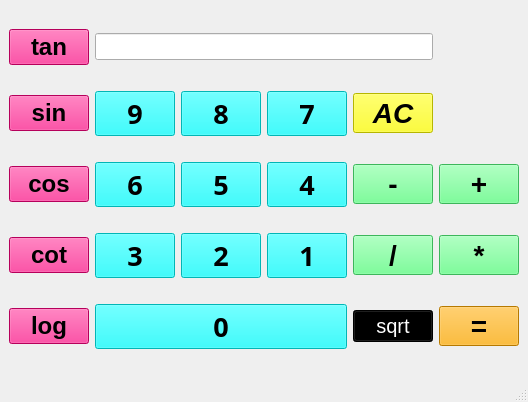
<?xml version="1.0" encoding="UTF-8"?>
<ui version="4.0">
 <class>MainWindow</class>
 <widget class="QMainWindow" name="MainWindow">
  <property name="geometry">
   <rect>
    <x>0</x>
    <y>0</y>
    <width>498</width>
    <height>402</height>
   </rect>
  </property>
  <property name="palette">
   <palette>
    <active>
     <colorrole role="Button">
      <brush brushstyle="SolidPattern">
       <color alpha="255">
        <red>246</red>
        <green>249</green>
        <blue>72</blue>
       </color>
      </brush>
     </colorrole>
    </active>
    <inactive>
     <colorrole role="Button">
      <brush brushstyle="SolidPattern">
       <color alpha="255">
        <red>240</red>
        <green>240</green>
        <blue>240</blue>
       </color>
      </brush>
     </colorrole>
    </inactive>
    <disabled>
     <colorrole role="Button">
      <brush brushstyle="SolidPattern">
       <color alpha="255">
        <red>246</red>
        <green>249</green>
        <blue>72</blue>
       </color>
      </brush>
     </colorrole>
    </disabled>
   </palette>
  </property>
  <property name="font">
   <font>
    <pointsize>12</pointsize>
    <bold>true</bold>
   </font>
  </property>
  <property name="windowTitle">
   <string>MainWindow</string>
  </property>
  <widget class="QWidget" name="centralwidget">
   <layout class="QGridLayout" name="gridLayout">
    <item row="2" column="0">
     <widget class="QPushButton" name="pucos">
      <property name="font">
       <font>
        <family>Segoe UI</family>
        <pointsize>18</pointsize>
        <italic>false</italic>
        <bold>true</bold>
       </font>
      </property>
      <property name="styleSheet">
       <string notr="true">background-color: rgb(255, 0, 127);
font: 20pt &quot;Segoe UI&quot;;
font: 700 18pt &quot;Segoe UI&quot;;
</string>
      </property>
      <property name="text">
       <string>cos</string>
      </property>
     </widget>
    </item>
    <item row="3" column="5">
     <widget class="QPushButton" name="pumulti">
      <property name="palette">
       <palette>
        <active>
         <colorrole role="Button">
          <brush brushstyle="SolidPattern">
           <color alpha="255">
            <red>85</red>
            <green>255</green>
            <blue>127</blue>
           </color>
          </brush>
         </colorrole>
         <colorrole role="Text">
          <brush brushstyle="SolidPattern">
           <color alpha="255">
            <red>85</red>
            <green>255</green>
            <blue>255</blue>
           </color>
          </brush>
         </colorrole>
         <colorrole role="Base">
          <brush brushstyle="SolidPattern">
           <color alpha="255">
            <red>85</red>
            <green>255</green>
            <blue>127</blue>
           </color>
          </brush>
         </colorrole>
         <colorrole role="Window">
          <brush brushstyle="SolidPattern">
           <color alpha="255">
            <red>85</red>
            <green>255</green>
            <blue>127</blue>
           </color>
          </brush>
         </colorrole>
        </active>
        <inactive>
         <colorrole role="Button">
          <brush brushstyle="SolidPattern">
           <color alpha="255">
            <red>85</red>
            <green>255</green>
            <blue>127</blue>
           </color>
          </brush>
         </colorrole>
         <colorrole role="Text">
          <brush brushstyle="SolidPattern">
           <color alpha="255">
            <red>0</red>
            <green>0</green>
            <blue>0</blue>
           </color>
          </brush>
         </colorrole>
         <colorrole role="Base">
          <brush brushstyle="SolidPattern">
           <color alpha="255">
            <red>85</red>
            <green>255</green>
            <blue>127</blue>
           </color>
          </brush>
         </colorrole>
         <colorrole role="Window">
          <brush brushstyle="SolidPattern">
           <color alpha="255">
            <red>85</red>
            <green>255</green>
            <blue>127</blue>
           </color>
          </brush>
         </colorrole>
        </inactive>
        <disabled>
         <colorrole role="Button">
          <brush brushstyle="SolidPattern">
           <color alpha="255">
            <red>85</red>
            <green>255</green>
            <blue>127</blue>
           </color>
          </brush>
         </colorrole>
         <colorrole role="Text">
          <brush brushstyle="SolidPattern">
           <color alpha="255">
            <red>120</red>
            <green>120</green>
            <blue>120</blue>
           </color>
          </brush>
         </colorrole>
         <colorrole role="Base">
          <brush brushstyle="SolidPattern">
           <color alpha="255">
            <red>85</red>
            <green>255</green>
            <blue>127</blue>
           </color>
          </brush>
         </colorrole>
         <colorrole role="Window">
          <brush brushstyle="SolidPattern">
           <color alpha="255">
            <red>85</red>
            <green>255</green>
            <blue>127</blue>
           </color>
          </brush>
         </colorrole>
        </disabled>
       </palette>
      </property>
      <property name="font">
       <font>
        <pointsize>21</pointsize>
        <bold>true</bold>
       </font>
      </property>
      <property name="styleSheet">
       <string notr="true">background-color: rgb(85, 255, 127);</string>
      </property>
      <property name="text">
       <string>*</string>
      </property>
     </widget>
    </item>
    <item row="1" column="3">
     <widget class="QPushButton" name="pu7">
      <property name="font">
       <font>
        <family>Script MT Bold</family>
        <pointsize>20</pointsize>
        <italic>false</italic>
        <bold>true</bold>
       </font>
      </property>
      <property name="styleSheet">
       <string notr="true">background-color: rgb(0, 255, 255);
font: 700 20pt &quot;Script MT Bold&quot;;</string>
      </property>
      <property name="text">
       <string>7</string>
      </property>
     </widget>
    </item>
    <item row="3" column="0">
     <widget class="QPushButton" name="pucot">
      <property name="font">
       <font>
        <family>Segoe UI</family>
        <pointsize>18</pointsize>
        <italic>false</italic>
        <bold>true</bold>
       </font>
      </property>
      <property name="styleSheet">
       <string notr="true">background-color: rgb(255, 0, 127);
font: 20pt &quot;Segoe UI&quot;;
font: 700 18pt &quot;Segoe UI&quot;;
</string>
      </property>
      <property name="text">
       <string>cot</string>
      </property>
     </widget>
    </item>
    <item row="2" column="5">
     <widget class="QPushButton" name="pusum">
      <property name="palette">
       <palette>
        <active>
         <colorrole role="Button">
          <brush brushstyle="SolidPattern">
           <color alpha="255">
            <red>85</red>
            <green>255</green>
            <blue>127</blue>
           </color>
          </brush>
         </colorrole>
         <colorrole role="Text">
          <brush brushstyle="SolidPattern">
           <color alpha="255">
            <red>85</red>
            <green>255</green>
            <blue>255</blue>
           </color>
          </brush>
         </colorrole>
         <colorrole role="Base">
          <brush brushstyle="SolidPattern">
           <color alpha="255">
            <red>85</red>
            <green>255</green>
            <blue>127</blue>
           </color>
          </brush>
         </colorrole>
         <colorrole role="Window">
          <brush brushstyle="SolidPattern">
           <color alpha="255">
            <red>85</red>
            <green>255</green>
            <blue>127</blue>
           </color>
          </brush>
         </colorrole>
        </active>
        <inactive>
         <colorrole role="Button">
          <brush brushstyle="SolidPattern">
           <color alpha="255">
            <red>85</red>
            <green>255</green>
            <blue>127</blue>
           </color>
          </brush>
         </colorrole>
         <colorrole role="Text">
          <brush brushstyle="SolidPattern">
           <color alpha="255">
            <red>0</red>
            <green>0</green>
            <blue>0</blue>
           </color>
          </brush>
         </colorrole>
         <colorrole role="Base">
          <brush brushstyle="SolidPattern">
           <color alpha="255">
            <red>85</red>
            <green>255</green>
            <blue>127</blue>
           </color>
          </brush>
         </colorrole>
         <colorrole role="Window">
          <brush brushstyle="SolidPattern">
           <color alpha="255">
            <red>85</red>
            <green>255</green>
            <blue>127</blue>
           </color>
          </brush>
         </colorrole>
        </inactive>
        <disabled>
         <colorrole role="Button">
          <brush brushstyle="SolidPattern">
           <color alpha="255">
            <red>85</red>
            <green>255</green>
            <blue>127</blue>
           </color>
          </brush>
         </colorrole>
         <colorrole role="Text">
          <brush brushstyle="SolidPattern">
           <color alpha="255">
            <red>120</red>
            <green>120</green>
            <blue>120</blue>
           </color>
          </brush>
         </colorrole>
         <colorrole role="Base">
          <brush brushstyle="SolidPattern">
           <color alpha="255">
            <red>85</red>
            <green>255</green>
            <blue>127</blue>
           </color>
          </brush>
         </colorrole>
         <colorrole role="Window">
          <brush brushstyle="SolidPattern">
           <color alpha="255">
            <red>85</red>
            <green>255</green>
            <blue>127</blue>
           </color>
          </brush>
         </colorrole>
        </disabled>
       </palette>
      </property>
      <property name="font">
       <font>
        <pointsize>21</pointsize>
        <bold>true</bold>
       </font>
      </property>
      <property name="styleSheet">
       <string notr="true">background-color: rgb(85, 255, 127);</string>
      </property>
      <property name="text">
       <string>+</string>
      </property>
     </widget>
    </item>
    <item row="1" column="2">
     <widget class="QPushButton" name="pu8">
      <property name="font">
       <font>
        <family>Script MT Bold</family>
        <pointsize>20</pointsize>
        <italic>false</italic>
        <bold>true</bold>
       </font>
      </property>
      <property name="styleSheet">
       <string notr="true">background-color: rgb(0, 255, 255);
font: 700 20pt &quot;Script MT Bold&quot;;</string>
      </property>
      <property name="text">
       <string>8</string>
      </property>
     </widget>
    </item>
    <item row="0" column="0">
     <widget class="QPushButton" name="putan">
      <property name="font">
       <font>
        <family>Segoe UI</family>
        <pointsize>18</pointsize>
        <italic>false</italic>
        <bold>true</bold>
       </font>
      </property>
      <property name="styleSheet">
       <string notr="true">background-color: rgb(255, 0, 127);
font: 20pt &quot;Segoe UI&quot;;
font: 700 18pt &quot;Segoe UI&quot;;
</string>
      </property>
      <property name="text">
       <string>tan</string>
      </property>
     </widget>
    </item>
    <item row="4" column="4">
     <widget class="QPushButton" name="pusqrt">
      <property name="font">
       <font>
        <pointsize>15</pointsize>
        <bold>false</bold>
       </font>
      </property>
      <property name="styleSheet">
       <string notr="true">background-color: rgb(0, 0, 0);
color: rgb(255, 255, 255);</string>
      </property>
      <property name="text">
       <string>sqrt</string>
      </property>
     </widget>
    </item>
    <item row="1" column="0">
     <widget class="QPushButton" name="pusin">
      <property name="font">
       <font>
        <family>Segoe UI</family>
        <pointsize>18</pointsize>
        <italic>false</italic>
        <bold>true</bold>
       </font>
      </property>
      <property name="styleSheet">
       <string notr="true">background-color: rgb(255, 0, 127);
font: 20pt &quot;Segoe UI&quot;;
font: 700 18pt &quot;Segoe UI&quot;;
</string>
      </property>
      <property name="text">
       <string>sin</string>
      </property>
     </widget>
    </item>
    <item row="2" column="1">
     <widget class="QPushButton" name="pu6">
      <property name="font">
       <font>
        <family>Script MT Bold</family>
        <pointsize>20</pointsize>
        <italic>false</italic>
        <bold>true</bold>
       </font>
      </property>
      <property name="styleSheet">
       <string notr="true">background-color: rgb(0, 255, 255);
font: 700 20pt &quot;Script MT Bold&quot;;</string>
      </property>
      <property name="text">
       <string>6</string>
      </property>
     </widget>
    </item>
    <item row="2" column="4">
     <widget class="QPushButton" name="pusub">
      <property name="palette">
       <palette>
        <active>
         <colorrole role="Button">
          <brush brushstyle="SolidPattern">
           <color alpha="255">
            <red>85</red>
            <green>255</green>
            <blue>127</blue>
           </color>
          </brush>
         </colorrole>
         <colorrole role="Text">
          <brush brushstyle="SolidPattern">
           <color alpha="255">
            <red>85</red>
            <green>255</green>
            <blue>255</blue>
           </color>
          </brush>
         </colorrole>
         <colorrole role="Base">
          <brush brushstyle="SolidPattern">
           <color alpha="255">
            <red>85</red>
            <green>255</green>
            <blue>127</blue>
           </color>
          </brush>
         </colorrole>
         <colorrole role="Window">
          <brush brushstyle="SolidPattern">
           <color alpha="255">
            <red>85</red>
            <green>255</green>
            <blue>127</blue>
           </color>
          </brush>
         </colorrole>
        </active>
        <inactive>
         <colorrole role="Button">
          <brush brushstyle="SolidPattern">
           <color alpha="255">
            <red>85</red>
            <green>255</green>
            <blue>127</blue>
           </color>
          </brush>
         </colorrole>
         <colorrole role="Text">
          <brush brushstyle="SolidPattern">
           <color alpha="255">
            <red>0</red>
            <green>0</green>
            <blue>0</blue>
           </color>
          </brush>
         </colorrole>
         <colorrole role="Base">
          <brush brushstyle="SolidPattern">
           <color alpha="255">
            <red>85</red>
            <green>255</green>
            <blue>127</blue>
           </color>
          </brush>
         </colorrole>
         <colorrole role="Window">
          <brush brushstyle="SolidPattern">
           <color alpha="255">
            <red>85</red>
            <green>255</green>
            <blue>127</blue>
           </color>
          </brush>
         </colorrole>
        </inactive>
        <disabled>
         <colorrole role="Button">
          <brush brushstyle="SolidPattern">
           <color alpha="255">
            <red>85</red>
            <green>255</green>
            <blue>127</blue>
           </color>
          </brush>
         </colorrole>
         <colorrole role="Text">
          <brush brushstyle="SolidPattern">
           <color alpha="255">
            <red>120</red>
            <green>120</green>
            <blue>120</blue>
           </color>
          </brush>
         </colorrole>
         <colorrole role="Base">
          <brush brushstyle="SolidPattern">
           <color alpha="255">
            <red>85</red>
            <green>255</green>
            <blue>127</blue>
           </color>
          </brush>
         </colorrole>
         <colorrole role="Window">
          <brush brushstyle="SolidPattern">
           <color alpha="255">
            <red>85</red>
            <green>255</green>
            <blue>127</blue>
           </color>
          </brush>
         </colorrole>
        </disabled>
       </palette>
      </property>
      <property name="font">
       <font>
        <pointsize>21</pointsize>
        <bold>true</bold>
       </font>
      </property>
      <property name="styleSheet">
       <string notr="true">background-color: rgb(85, 255, 127);</string>
      </property>
      <property name="text">
       <string>-</string>
      </property>
     </widget>
    </item>
    <item row="2" column="2">
     <widget class="QPushButton" name="pu5">
      <property name="font">
       <font>
        <family>Script MT Bold</family>
        <pointsize>20</pointsize>
        <italic>false</italic>
        <bold>true</bold>
       </font>
      </property>
      <property name="styleSheet">
       <string notr="true">background-color: rgb(0, 255, 255);
font: 700 20pt &quot;Script MT Bold&quot;;</string>
      </property>
      <property name="text">
       <string>5</string>
      </property>
     </widget>
    </item>
    <item row="4" column="0">
     <widget class="QPushButton" name="pulog">
      <property name="font">
       <font>
        <family>Segoe UI</family>
        <pointsize>18</pointsize>
        <italic>false</italic>
        <bold>true</bold>
       </font>
      </property>
      <property name="styleSheet">
       <string notr="true">background-color: rgb(255, 0, 127);
font: 20pt &quot;Segoe UI&quot;;
font: 700 18pt &quot;Segoe UI&quot;;
</string>
      </property>
      <property name="text">
       <string>log</string>
      </property>
     </widget>
    </item>
    <item row="2" column="3">
     <widget class="QPushButton" name="pu4">
      <property name="font">
       <font>
        <family>Script MT Bold</family>
        <pointsize>20</pointsize>
        <italic>false</italic>
        <bold>true</bold>
       </font>
      </property>
      <property name="styleSheet">
       <string notr="true">background-color: rgb(0, 255, 255);
font: 700 20pt &quot;Script MT Bold&quot;;</string>
      </property>
      <property name="text">
       <string>4</string>
      </property>
     </widget>
    </item>
    <item row="4" column="5">
     <widget class="QPushButton" name="puequal">
      <property name="palette">
       <palette>
        <active>
         <colorrole role="Button">
          <brush brushstyle="SolidPattern">
           <color alpha="255">
            <red>255</red>
            <green>170</green>
            <blue>0</blue>
           </color>
          </brush>
         </colorrole>
         <colorrole role="Text">
          <brush brushstyle="SolidPattern">
           <color alpha="255">
            <red>85</red>
            <green>255</green>
            <blue>255</blue>
           </color>
          </brush>
         </colorrole>
         <colorrole role="Base">
          <brush brushstyle="SolidPattern">
           <color alpha="255">
            <red>255</red>
            <green>170</green>
            <blue>0</blue>
           </color>
          </brush>
         </colorrole>
         <colorrole role="Window">
          <brush brushstyle="SolidPattern">
           <color alpha="255">
            <red>255</red>
            <green>170</green>
            <blue>0</blue>
           </color>
          </brush>
         </colorrole>
        </active>
        <inactive>
         <colorrole role="Button">
          <brush brushstyle="SolidPattern">
           <color alpha="255">
            <red>255</red>
            <green>170</green>
            <blue>0</blue>
           </color>
          </brush>
         </colorrole>
         <colorrole role="Text">
          <brush brushstyle="SolidPattern">
           <color alpha="255">
            <red>0</red>
            <green>0</green>
            <blue>0</blue>
           </color>
          </brush>
         </colorrole>
         <colorrole role="Base">
          <brush brushstyle="SolidPattern">
           <color alpha="255">
            <red>255</red>
            <green>170</green>
            <blue>0</blue>
           </color>
          </brush>
         </colorrole>
         <colorrole role="Window">
          <brush brushstyle="SolidPattern">
           <color alpha="255">
            <red>255</red>
            <green>170</green>
            <blue>0</blue>
           </color>
          </brush>
         </colorrole>
        </inactive>
        <disabled>
         <colorrole role="Button">
          <brush brushstyle="SolidPattern">
           <color alpha="255">
            <red>255</red>
            <green>170</green>
            <blue>0</blue>
           </color>
          </brush>
         </colorrole>
         <colorrole role="Text">
          <brush brushstyle="SolidPattern">
           <color alpha="255">
            <red>120</red>
            <green>120</green>
            <blue>120</blue>
           </color>
          </brush>
         </colorrole>
         <colorrole role="Base">
          <brush brushstyle="SolidPattern">
           <color alpha="255">
            <red>255</red>
            <green>170</green>
            <blue>0</blue>
           </color>
          </brush>
         </colorrole>
         <colorrole role="Window">
          <brush brushstyle="SolidPattern">
           <color alpha="255">
            <red>255</red>
            <green>170</green>
            <blue>0</blue>
           </color>
          </brush>
         </colorrole>
        </disabled>
       </palette>
      </property>
      <property name="font">
       <font>
        <pointsize>21</pointsize>
        <bold>true</bold>
       </font>
      </property>
      <property name="styleSheet">
       <string notr="true">background-color: rgb(255, 170, 0);</string>
      </property>
      <property name="text">
       <string>=</string>
      </property>
     </widget>
    </item>
    <item row="3" column="4">
     <widget class="QPushButton" name="pudivi">
      <property name="palette">
       <palette>
        <active>
         <colorrole role="Button">
          <brush brushstyle="SolidPattern">
           <color alpha="255">
            <red>85</red>
            <green>255</green>
            <blue>127</blue>
           </color>
          </brush>
         </colorrole>
         <colorrole role="Text">
          <brush brushstyle="SolidPattern">
           <color alpha="255">
            <red>85</red>
            <green>255</green>
            <blue>255</blue>
           </color>
          </brush>
         </colorrole>
         <colorrole role="Base">
          <brush brushstyle="SolidPattern">
           <color alpha="255">
            <red>85</red>
            <green>255</green>
            <blue>127</blue>
           </color>
          </brush>
         </colorrole>
         <colorrole role="Window">
          <brush brushstyle="SolidPattern">
           <color alpha="255">
            <red>85</red>
            <green>255</green>
            <blue>127</blue>
           </color>
          </brush>
         </colorrole>
        </active>
        <inactive>
         <colorrole role="Button">
          <brush brushstyle="SolidPattern">
           <color alpha="255">
            <red>85</red>
            <green>255</green>
            <blue>127</blue>
           </color>
          </brush>
         </colorrole>
         <colorrole role="Text">
          <brush brushstyle="SolidPattern">
           <color alpha="255">
            <red>0</red>
            <green>0</green>
            <blue>0</blue>
           </color>
          </brush>
         </colorrole>
         <colorrole role="Base">
          <brush brushstyle="SolidPattern">
           <color alpha="255">
            <red>85</red>
            <green>255</green>
            <blue>127</blue>
           </color>
          </brush>
         </colorrole>
         <colorrole role="Window">
          <brush brushstyle="SolidPattern">
           <color alpha="255">
            <red>85</red>
            <green>255</green>
            <blue>127</blue>
           </color>
          </brush>
         </colorrole>
        </inactive>
        <disabled>
         <colorrole role="Button">
          <brush brushstyle="SolidPattern">
           <color alpha="255">
            <red>85</red>
            <green>255</green>
            <blue>127</blue>
           </color>
          </brush>
         </colorrole>
         <colorrole role="Text">
          <brush brushstyle="SolidPattern">
           <color alpha="255">
            <red>120</red>
            <green>120</green>
            <blue>120</blue>
           </color>
          </brush>
         </colorrole>
         <colorrole role="Base">
          <brush brushstyle="SolidPattern">
           <color alpha="255">
            <red>85</red>
            <green>255</green>
            <blue>127</blue>
           </color>
          </brush>
         </colorrole>
         <colorrole role="Window">
          <brush brushstyle="SolidPattern">
           <color alpha="255">
            <red>85</red>
            <green>255</green>
            <blue>127</blue>
           </color>
          </brush>
         </colorrole>
        </disabled>
       </palette>
      </property>
      <property name="font">
       <font>
        <pointsize>21</pointsize>
        <bold>true</bold>
       </font>
      </property>
      <property name="styleSheet">
       <string notr="true">background-color: rgb(85, 255, 127);</string>
      </property>
      <property name="text">
       <string>/</string>
      </property>
     </widget>
    </item>
    <item row="1" column="1">
     <widget class="QPushButton" name="pu9">
      <property name="font">
       <font>
        <family>Script MT Bold</family>
        <pointsize>20</pointsize>
        <italic>false</italic>
        <bold>true</bold>
       </font>
      </property>
      <property name="styleSheet">
       <string notr="true">background-color: rgb(0, 255, 255);
font: 700 20pt &quot;Script MT Bold&quot;;</string>
      </property>
      <property name="text">
       <string>9</string>
      </property>
     </widget>
    </item>
    <item row="3" column="2">
     <widget class="QPushButton" name="pu2">
      <property name="font">
       <font>
        <family>Script MT Bold</family>
        <pointsize>20</pointsize>
        <italic>false</italic>
        <bold>true</bold>
       </font>
      </property>
      <property name="styleSheet">
       <string notr="true">background-color: rgb(0, 255, 255);
font: 700 20pt &quot;Script MT Bold&quot;;</string>
      </property>
      <property name="text">
       <string>2</string>
      </property>
     </widget>
    </item>
    <item row="1" column="4">
     <widget class="QPushButton" name="puc">
      <property name="font">
       <font>
        <pointsize>21</pointsize>
        <italic>true</italic>
        <bold>true</bold>
        <underline>false</underline>
        <strikeout>false</strikeout>
        <kerning>false</kerning>
       </font>
      </property>
      <property name="styleSheet">
       <string notr="true">background-color: rgb(255, 255, 0);</string>
      </property>
      <property name="text">
       <string>AC</string>
      </property>
     </widget>
    </item>
    <item row="0" column="1" colspan="4">
     <widget class="QLineEdit" name="lineEdit"/>
    </item>
    <item row="3" column="1">
     <widget class="QPushButton" name="pu3">
      <property name="font">
       <font>
        <family>Script MT Bold</family>
        <pointsize>20</pointsize>
        <italic>false</italic>
        <bold>true</bold>
       </font>
      </property>
      <property name="styleSheet">
       <string notr="true">background-color: rgb(0, 255, 255);
font: 700 20pt &quot;Script MT Bold&quot;;</string>
      </property>
      <property name="text">
       <string>3</string>
      </property>
     </widget>
    </item>
    <item row="3" column="3">
     <widget class="QPushButton" name="pu1">
      <property name="palette">
       <palette>
        <active>
         <colorrole role="Button">
          <brush brushstyle="SolidPattern">
           <color alpha="255">
            <red>0</red>
            <green>255</green>
            <blue>255</blue>
           </color>
          </brush>
         </colorrole>
         <colorrole role="Base">
          <brush brushstyle="SolidPattern">
           <color alpha="255">
            <red>0</red>
            <green>255</green>
            <blue>255</blue>
           </color>
          </brush>
         </colorrole>
         <colorrole role="Window">
          <brush brushstyle="SolidPattern">
           <color alpha="255">
            <red>0</red>
            <green>255</green>
            <blue>255</blue>
           </color>
          </brush>
         </colorrole>
        </active>
        <inactive>
         <colorrole role="Button">
          <brush brushstyle="SolidPattern">
           <color alpha="255">
            <red>0</red>
            <green>255</green>
            <blue>255</blue>
           </color>
          </brush>
         </colorrole>
         <colorrole role="Base">
          <brush brushstyle="SolidPattern">
           <color alpha="255">
            <red>0</red>
            <green>255</green>
            <blue>255</blue>
           </color>
          </brush>
         </colorrole>
         <colorrole role="Window">
          <brush brushstyle="SolidPattern">
           <color alpha="255">
            <red>0</red>
            <green>255</green>
            <blue>255</blue>
           </color>
          </brush>
         </colorrole>
        </inactive>
        <disabled>
         <colorrole role="Button">
          <brush brushstyle="SolidPattern">
           <color alpha="255">
            <red>0</red>
            <green>255</green>
            <blue>255</blue>
           </color>
          </brush>
         </colorrole>
         <colorrole role="Base">
          <brush brushstyle="SolidPattern">
           <color alpha="255">
            <red>0</red>
            <green>255</green>
            <blue>255</blue>
           </color>
          </brush>
         </colorrole>
         <colorrole role="Window">
          <brush brushstyle="SolidPattern">
           <color alpha="255">
            <red>0</red>
            <green>255</green>
            <blue>255</blue>
           </color>
          </brush>
         </colorrole>
        </disabled>
       </palette>
      </property>
      <property name="font">
       <font>
        <family>Script MT Bold</family>
        <pointsize>20</pointsize>
        <italic>false</italic>
        <bold>true</bold>
       </font>
      </property>
      <property name="focusPolicy">
       <enum>Qt::WheelFocus</enum>
      </property>
      <property name="styleSheet">
       <string notr="true">background-color: rgb(0, 255, 255);
font: 700 20pt &quot;Script MT Bold&quot;;</string>
      </property>
      <property name="text">
       <string>1</string>
      </property>
     </widget>
    </item>
    <item row="4" column="1" colspan="3">
     <widget class="QPushButton" name="pu0">
      <property name="font">
       <font>
        <family>Script MT Bold</family>
        <pointsize>20</pointsize>
        <italic>false</italic>
        <bold>true</bold>
       </font>
      </property>
      <property name="styleSheet">
       <string notr="true">background-color: rgb(0, 255, 255);
font: 700 20pt &quot;Script MT Bold&quot;;</string>
      </property>
      <property name="text">
       <string>0</string>
      </property>
     </widget>
    </item>
   </layout>
  </widget>
  <widget class="QMenuBar" name="menubar">
   <property name="geometry">
    <rect>
     <x>0</x>
     <y>0</y>
     <width>498</width>
     <height>28</height>
    </rect>
   </property>
  </widget>
  <widget class="QStatusBar" name="statusbar"/>
 </widget>
 <resources/>
 <connections/>
</ui>
